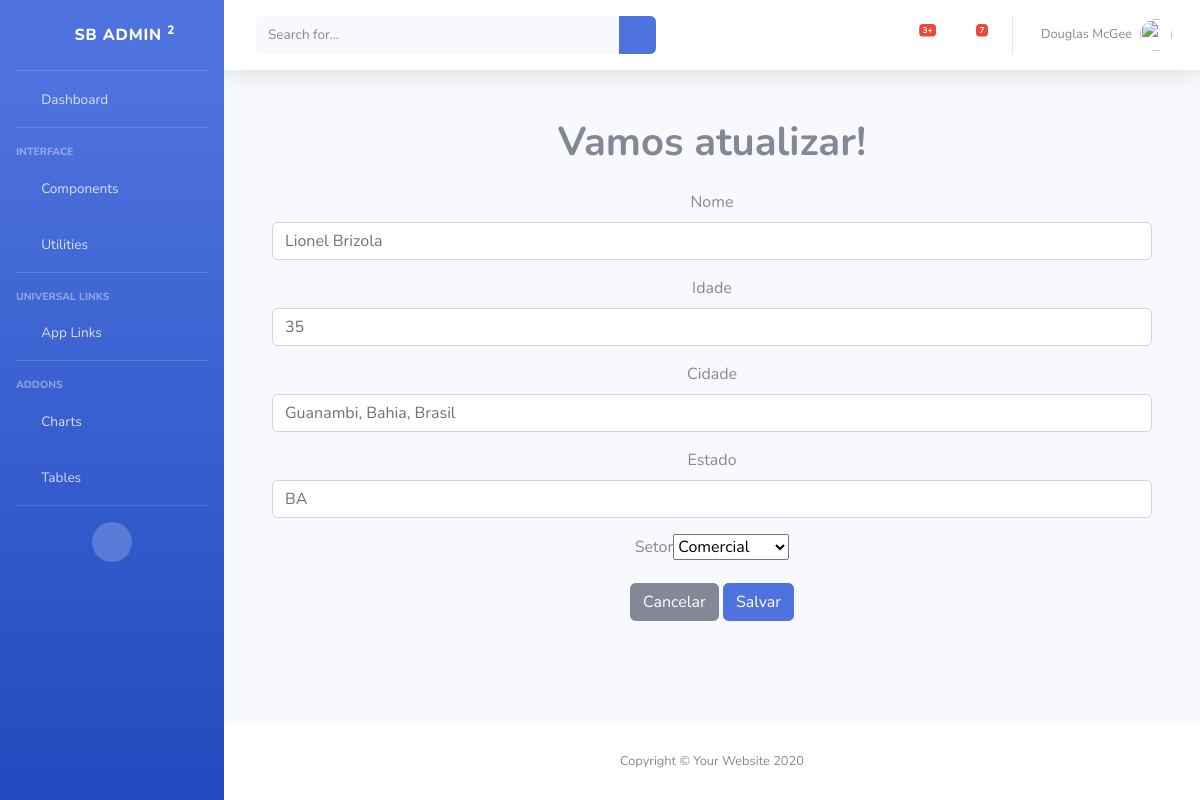
Page /pessoa/update/1/ (signed in) on the committed database.
### pessoa/models.py (models this page shows, shortened)
class Pessoa(models.Model):
    nome = models.CharField(max_length=100)
    idade = models.IntegerField()
    cidade = models.CharField(max_length=100)
    estado = models.CharField(max_length=2)
    data = models.DateTimeField(auto_now_add=True)
    setor = models.ForeignKey(Setor, on_delete=models.CASCADE)

### setor/models.py (models this page shows)
class Setor(models.Model):
    nome = models.CharField(max_length=100)
    filiais = models.ManyToManyField(Filial, related_name='setores')
    def __str__(self):
        return self.nome

### pessoa/views.py (the view)
# urls.py: path('update/<int:id_pessoa>/', views.update, name='update'),
@login_required
@permission_required('pessoa.change_pessoa', raise_exception=True)
def update(request, id_pessoa):
    pessoa = get_object_or_404(Pessoa, id=id_pessoa)
    if request.method == 'POST':
        form = PessoaForm(request.POST, instance=pessoa)
        if form.is_valid():
            form.save()
            return redirect('pessoa:read')
    else:
        form = PessoaForm(instance=pessoa)
    return render(request, 'pessoa/atualizando.html', {'form': form})

### pessoa/form.py
class PessoaForm(ModelForm):
    class Meta:
        model = Pessoa
        fields = ['nome', 'idade', 'cidade', 'estado', 'setor']

### template/pessoa/atualizando.html (shortened to what this page needs)
{% extends '_base.html' %}
{% load bootstrap5 %}
{% block content %}
<main class="text-center">
    <h1 class="mt-5"><strong>Vamos atualizar!</strong></h1>
    <main class="container text-center">
        <form method="post" action="" class="mt-4">
            <div class="form-group">
                {% bootstrap_form form %}
            </div>
            <div class="form-group mt-3">
                <button type="button" class="btn btn-secondary">Cancelar</button>
                <button type="submit" class="btn btn-primary">Salvar</button>
            </div>
        </form>
    </main>
</main>
{% endblock %}

### rows in the picture
Pessoa: nome "Lionel Brizola", idade "35", cidade "Guanambi, Bahia, Brasil", estado "BA", setor "Comercial"
